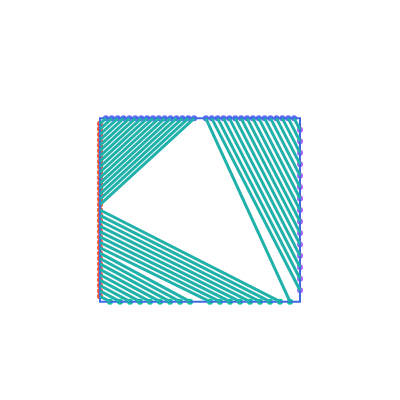
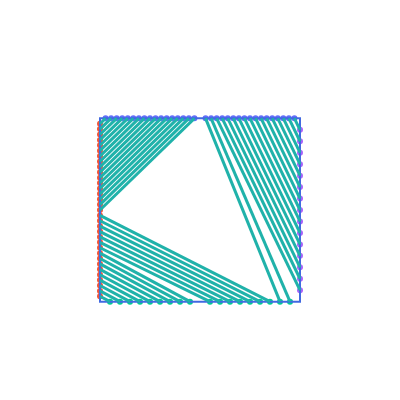

The cell these charts' notebook holds for them, in order:
### Code cell
r = ri(10)
t = r + ri(10)
sqrs = [Square([t,t,t-r,r]), Square([t+1,t,t-r,r])]
print([cc(sqr) for sqr in sqrs])
for sqr in sqrs:
    sqr.graphic().show()

### Figure 1 — Plotly figure (JSON) as saved in the notebook; plotly's stock layout.template omitted (floating-point values rounded to 4 significant figures)
{"data": [{"mode": "markers", "type": "scatter", "x": [-9.412, -8.824, -8.235, -7.647, -7.059, -6.471, -5.882, -5.294, -4.706, -4.118, -3.529, -2.941, -2.353, -1.765, -1.176, -0.5882, 0.5882, 1.176, 1.765, 2.353, 2.941, 3.529, 4.118, 4.706, 5.294, 5.882, 6.471, 7.059, 7.647, 8.235, 8.824, 9.412], "y": [10, 10, 10, 10, 10, 10, 10, 10, 10, 10, 10, 10, 10, 10, 10, 10, 10, 10, 10, 10, 10, 10, 10, 10, 10, 10, 10, 10, 10, 10, 10, 10]}, {"mode": "markers", "type": "scatter", "x": [-10, -10, -10, -10, -10, -10, -10, -10, -10, -10, -10, -10, -10, -10, -10, -10, -10, -10, -10, -10, -10, -10, -10, -10, -10, -10, -10, -10, -10, -10, -10, -10, -10], "y": [9.412, 8.824, 8.235, 7.647, 7.059, 6.471, 5.882, 5.294, 4.706, 4.118, 3.529, 2.941, 2.353, 1.765, 1.176, 0.5882, 0, -0.5882, -1.176, -1.765, -2.353, -2.941, -3.529, -4.118, -4.706, -5.294, -5.882, -6.471, -7.059, -7.647, -8.235, -8.824, -9.412]}, {"mode": "markers", "type": "scatter", "x": [-9, -8, -7, -6, -5, -4, -3, -2, -1, 1, 2, 3, 4, 5, 6, 7, 8, 9], "y": [-10, -10, -10, -10, -10, -10, -10, -10, -10, -10, -10, -10, -10, -10, -10, -10, -10, -10]}, {"mode": "markers", "type": "scatter", "x": [10, 10, 10, 10, 10, 10, 10, 10, 10, 10, 10, 10, 10, 10, 10], "y": [-8.75, -7.5, -6.25, -5, -3.75, -2.5, -1.25, 0, 1.25, 2.5, 3.75, 5, 6.25, 7.5, 8.75]}], "layout": {"height": 400, "plot_bgcolor": "white", "shapes": [{"line": {"color": "RoyalBlue"}, "type": "rect", "x0": 10, "x1": -10, "y0": 10, "y1": -10}, {"line": {"color": "LightSeaGreen", "width": 3}, "type": "line", "x0": -9.412, "x1": -10, "y0": 10, "y1": 9.412}, {"line": {"color": "LightSeaGreen", "width": 3}, "type": "line", "x0": -8.824, "x1": -10, "y0": 10, "y1": 8.824}, {"line": {"color": "LightSeaGreen", "width": 3}, "type": "line", "x0": -8.235, "x1": -10, "y0": 10, "y1": 8.235}, {"line": {"color": "LightSeaGreen", "width": 3}, "type": "line", "x0": -7.647, "x1": -10, "y0": 10, "y1": 7.647}, {"line": {"color": "LightSeaGreen", "width": 3}, "type": "line", "x0": -7.059, "x1": -10, "y0": 10, "y1": 7.059}, {"line": {"color": "LightSeaGreen", "width": 3}, "type": "line", "x0": -6.471, "x1": -10, "y0": 10, "y1": 6.471}, {"line": {"color": "LightSeaGreen", "width": 3}, "type": "line", "x0": -5.882, "x1": -10, "y0": 10, "y1": 5.882}, {"line": {"color": "LightSeaGreen", "width": 3}, "type": "line", "x0": -5.294, "x1": -10, "y0": 10, "y1": 5.294}, {"line": {"color": "LightSeaGreen", "width": 3}, "type": "line", "x0": -4.706, "x1": -10, "y0": 10, "y1": 4.706}, {"line": {"color": "LightSeaGreen", "width": 3}, "type": "line", "x0": -4.118, "x1": -10, "y0": 10, "y1": 4.118}, {"line": {"color": "LightSeaGreen", "width": 3}, "type": "line", "x0": -3.529, "x1": -10, "y0": 10, "y1": 3.529}, {"line": {"color": "LightSeaGreen", "width": 3}, "type": "line", "x0": -2.941, "x1": -10, "y0": 10, "y1": 2.941}, {"line": {"color": "LightSeaGreen", "width": 3}, "type": "line", "x0": -2.353, "x1": -10, "y0": 10, "y1": 2.353}, {"line": {"color": "LightSeaGreen", "width": 3}, "type": "line", "x0": -1.765, "x1": -10, "y0": 10, "y1": 1.765}, {"line": {"color": "LightSeaGreen", "width": 3}, "type": "line", "x0": -1.176, "x1": -10, "y0": 10, "y1": 1.176}, {"line": {"color": "LightSeaGreen", "width": 3}, "type": "line", "x0": -0.5882, "x1": -10, "y0": 10, "y1": 0.5882}, {"line": {"color": "LightSeaGreen", "width": 3}, "type": "line", "x0": -10, "x1": -9, "y0": -9.412, "y1": -10}, {"line": {"color": "LightSeaGreen", "width": 3}, "type": "line", "x0": -10, "x1": -8, "y0": -8.824, "y1": -10}, {"line": {"color": "LightSeaGreen", "width": 3}, "type": "line", "x0": -10, "x1": -7, "y0": -8.235, "y1": -10}, {"line": {"color": "LightSeaGreen", "width": 3}, "type": "line", "x0": -10, "x1": -6, "y0": -7.647, "y1": -10}, {"line": {"color": "LightSeaGreen", "width": 3}, "type": "line", "x0": -10, "x1": -5, "y0": -7.059, "y1": -10}, {"line": {"color": "LightSeaGreen", "width": 3}, "type": "line", "x0": -10, "x1": -4, "y0": -6.471, "y1": -10}, {"line": {"color": "LightSeaGreen", "width": 3}, "type": "line", "x0": -10, "x1": -3, "y0": -5.882, "y1": -10}, {"line": {"color": "LightSeaGreen", "width": 3}, "type": "line", "x0": -10, "x1": -2, "y0": -5.294, "y1": -10}, {"line": {"color": "LightSeaGreen", "width": 3}, "type": "line", "x0": -10, "x1": -1, "y0": -4.706, "y1": -10}, {"line": {"color": "LightSeaGreen", "width": 3}, "type": "line", "x0": -10, "x1": 1, "y0": -4.118, "y1": -10}, {"line": {"color": "LightSeaGreen", "width": 3}, "type": "line", "x0": -10, "x1": 2, "y0": -3.529, "y1": -10}, {"line": {"color": "LightSeaGreen", "width": 3}, "type": "line", "x0": -10, "x1": 3, "y0": -2.941, "y1": -10}, {"line": {"color": "LightSeaGreen", "width": 3}, "type": "line", "x0": -10, "x1": 4, "y0": -2.353, "y1": -10}, {"line": {"color": "LightSeaGreen", "width": 3}, "type": "line", "x0": -10, "x1": 5, "y0": -1.765, "y1": -10}, {"line": {"color": "LightSeaGreen", "width": 3}, "type": "line", "x0": -10, "x1": 6, "y0": -1.176, "y1": -10}, {"line": {"color": "LightSeaGreen", "width": 3}, "type": "line", "x0": -10, "x1": 7, "y0": -0.5882, "y1": -10}, {"line": {"color": "LightSeaGreen", "width": 3}, "type": "line", "x0": -10, "x1": 8, "y0": 0, "y1": -10}, {"line": {"color": "LightSeaGreen", "width": 3}, "type": "line", "x0": 0.5882, "x1": 9, "y0": 10, "y1": -10}, {"line": {"color": "LightSeaGreen", "width": 3}, "type": "line", "x0": 1.176, "x1": 10, "y0": 10, "y1": -8.75}, {"line": {"color": "LightSeaGreen", "width": 3}, "type": "line", "x0": 1.765, "x1": 10, "y0": 10, "y1": -7.5}, {"line": {"color": "LightSeaGreen", "width": 3}, "type": "line", "x0": 2.353, "x1": 10, "y0": 10, "y1": -6.25}, {"line": {"color": "LightSeaGreen", "width": 3}, "type": "line", "x0": 2.941, "x1": 10, "y0": 10, "y1": -5}, {"line": {"color": "LightSeaGreen", "width": 3}, "type": "line", "x0": 3.529, "x1": 10, "y0": 10, "y1": -3.75}, {"line": {"color": "LightSeaGreen", "width": 3}, "type": "line", "x0": 4.118, "x1": 10, "y0": 10, "y1": -2.5}, {"line": {"color": "LightSeaGreen", "width": 3}, "type": "line", "x0": 4.706, "x1": 10, "y0": 10, "y1": -1.25}, {"line": {"color": "LightSeaGreen", "width": 3}, "type": "line", "x0": 5.294, "x1": 10, "y0": 10, "y1": 0}, {"line": {"color": "LightSeaGreen", "width": 3}, "type": "line", "x0": 5.882, "x1": 10, "y0": 10, "y1": 1.25}, {"line": {"color": "LightSeaGreen", "width": 3}, "type": "line", "x0": 6.471, "x1": 10, "y0": 10, "y1": 2.5}, {"line": {"color": "LightSeaGreen", "width": 3}, "type": "line", "x0": 7.059, "x1": 10, "y0": 10, "y1": 3.75}, {"line": {"color": "LightSeaGreen", "width": 3}, "type": "line", "x0": 7.647, "x1": 10, "y0": 10, "y1": 5}, {"line": {"color": "LightSeaGreen", "width": 3}, "type": "line", "x0": 8.235, "x1": 10, "y0": 10, "y1": 6.25}, {"line": {"color": "LightSeaGreen", "width": 3}, "type": "line", "x0": 8.824, "x1": 10, "y0": 10, "y1": 7.5}, {"line": {"color": "LightSeaGreen", "width": 3}, "type": "line", "x0": 9.412, "x1": 10, "y0": 10, "y1": 8.75}], "showlegend": false, "width": 400, "xaxis": {"range": [-12, 12], "showgrid": false, "showticklabels": false, "type": "linear", "zeroline": false}, "yaxis": {"range": [-12, 12], "showgrid": false, "showticklabels": false, "type": "linear", "zeroline": false}}}

### Figure 2 — Plotly figure (JSON) as saved in the notebook; plotly's stock layout.template omitted (floating-point values rounded to 4 significant figures)
{"data": [{"mode": "markers", "type": "scatter", "x": [-9.444, -8.889, -8.333, -7.778, -7.222, -6.667, -6.111, -5.556, -5, -4.444, -3.889, -3.333, -2.778, -2.222, -1.667, -1.111, -0.5556, 0.5556, 1.111, 1.667, 2.222, 2.778, 3.333, 3.889, 4.444, 5, 5.556, 6.111, 6.667, 7.222, 7.778, 8.333, 8.889, 9.444], "y": [10, 10, 10, 10, 10, 10, 10, 10, 10, 10, 10, 10, 10, 10, 10, 10, 10, 10, 10, 10, 10, 10, 10, 10, 10, 10, 10, 10, 10, 10, 10, 10, 10, 10]}, {"mode": "markers", "type": "scatter", "x": [-10, -10, -10, -10, -10, -10, -10, -10, -10, -10, -10, -10, -10, -10, -10, -10, -10, -10, -10, -10, -10, -10, -10, -10, -10, -10, -10, -10, -10, -10, -10, -10, -10], "y": [9.412, 8.824, 8.235, 7.647, 7.059, 6.471, 5.882, 5.294, 4.706, 4.118, 3.529, 2.941, 2.353, 1.765, 1.176, 0.5882, 0, -0.5882, -1.176, -1.765, -2.353, -2.941, -3.529, -4.118, -4.706, -5.294, -5.882, -6.471, -7.059, -7.647, -8.235, -8.824, -9.412]}, {"mode": "markers", "type": "scatter", "x": [-9, -8, -7, -6, -5, -4, -3, -2, -1, 1, 2, 3, 4, 5, 6, 7, 8, 9], "y": [-10, -10, -10, -10, -10, -10, -10, -10, -10, -10, -10, -10, -10, -10, -10, -10, -10, -10]}, {"mode": "markers", "type": "scatter", "x": [10, 10, 10, 10, 10, 10, 10, 10, 10, 10, 10, 10, 10, 10, 10], "y": [-8.75, -7.5, -6.25, -5, -3.75, -2.5, -1.25, 0, 1.25, 2.5, 3.75, 5, 6.25, 7.5, 8.75]}], "layout": {"height": 400, "plot_bgcolor": "white", "shapes": [{"line": {"color": "RoyalBlue"}, "type": "rect", "x0": 10, "x1": -10, "y0": 10, "y1": -10}, {"line": {"color": "LightSeaGreen", "width": 3}, "type": "line", "x0": -9.444, "x1": -10, "y0": 10, "y1": 9.412}, {"line": {"color": "LightSeaGreen", "width": 3}, "type": "line", "x0": -8.889, "x1": -10, "y0": 10, "y1": 8.824}, {"line": {"color": "LightSeaGreen", "width": 3}, "type": "line", "x0": -8.333, "x1": -10, "y0": 10, "y1": 8.235}, {"line": {"color": "LightSeaGreen", "width": 3}, "type": "line", "x0": -7.778, "x1": -10, "y0": 10, "y1": 7.647}, {"line": {"color": "LightSeaGreen", "width": 3}, "type": "line", "x0": -7.222, "x1": -10, "y0": 10, "y1": 7.059}, {"line": {"color": "LightSeaGreen", "width": 3}, "type": "line", "x0": -6.667, "x1": -10, "y0": 10, "y1": 6.471}, {"line": {"color": "LightSeaGreen", "width": 3}, "type": "line", "x0": -6.111, "x1": -10, "y0": 10, "y1": 5.882}, {"line": {"color": "LightSeaGreen", "width": 3}, "type": "line", "x0": -5.556, "x1": -10, "y0": 10, "y1": 5.294}, {"line": {"color": "LightSeaGreen", "width": 3}, "type": "line", "x0": -5, "x1": -10, "y0": 10, "y1": 4.706}, {"line": {"color": "LightSeaGreen", "width": 3}, "type": "line", "x0": -4.444, "x1": -10, "y0": 10, "y1": 4.118}, {"line": {"color": "LightSeaGreen", "width": 3}, "type": "line", "x0": -3.889, "x1": -10, "y0": 10, "y1": 3.529}, {"line": {"color": "LightSeaGreen", "width": 3}, "type": "line", "x0": -3.333, "x1": -10, "y0": 10, "y1": 2.941}, {"line": {"color": "LightSeaGreen", "width": 3}, "type": "line", "x0": -2.778, "x1": -10, "y0": 10, "y1": 2.353}, {"line": {"color": "LightSeaGreen", "width": 3}, "type": "line", "x0": -2.222, "x1": -10, "y0": 10, "y1": 1.765}, {"line": {"color": "LightSeaGreen", "width": 3}, "type": "line", "x0": -1.667, "x1": -10, "y0": 10, "y1": 1.176}, {"line": {"color": "LightSeaGreen", "width": 3}, "type": "line", "x0": -1.111, "x1": -10, "y0": 10, "y1": 0.5882}, {"line": {"color": "LightSeaGreen", "width": 3}, "type": "line", "x0": -0.5556, "x1": -10, "y0": 10, "y1": 0}, {"line": {"color": "LightSeaGreen", "width": 3}, "type": "line", "x0": -10, "x1": -9, "y0": -9.412, "y1": -10}, {"line": {"color": "LightSeaGreen", "width": 3}, "type": "line", "x0": -10, "x1": -8, "y0": -8.824, "y1": -10}, {"line": {"color": "LightSeaGreen", "width": 3}, "type": "line", "x0": -10, "x1": -7, "y0": -8.235, "y1": -10}, {"line": {"color": "LightSeaGreen", "width": 3}, "type": "line", "x0": -10, "x1": -6, "y0": -7.647, "y1": -10}, {"line": {"color": "LightSeaGreen", "width": 3}, "type": "line", "x0": -10, "x1": -5, "y0": -7.059, "y1": -10}, {"line": {"color": "LightSeaGreen", "width": 3}, "type": "line", "x0": -10, "x1": -4, "y0": -6.471, "y1": -10}, {"line": {"color": "LightSeaGreen", "width": 3}, "type": "line", "x0": -10, "x1": -3, "y0": -5.882, "y1": -10}, {"line": {"color": "LightSeaGreen", "width": 3}, "type": "line", "x0": -10, "x1": -2, "y0": -5.294, "y1": -10}, {"line": {"color": "LightSeaGreen", "width": 3}, "type": "line", "x0": -10, "x1": -1, "y0": -4.706, "y1": -10}, {"line": {"color": "LightSeaGreen", "width": 3}, "type": "line", "x0": -10, "x1": 1, "y0": -4.118, "y1": -10}, {"line": {"color": "LightSeaGreen", "width": 3}, "type": "line", "x0": -10, "x1": 2, "y0": -3.529, "y1": -10}, {"line": {"color": "LightSeaGreen", "width": 3}, "type": "line", "x0": -10, "x1": 3, "y0": -2.941, "y1": -10}, {"line": {"color": "LightSeaGreen", "width": 3}, "type": "line", "x0": -10, "x1": 4, "y0": -2.353, "y1": -10}, {"line": {"color": "LightSeaGreen", "width": 3}, "type": "line", "x0": -10, "x1": 5, "y0": -1.765, "y1": -10}, {"line": {"color": "LightSeaGreen", "width": 3}, "type": "line", "x0": -10, "x1": 6, "y0": -1.176, "y1": -10}, {"line": {"color": "LightSeaGreen", "width": 3}, "type": "line", "x0": -10, "x1": 7, "y0": -0.5882, "y1": -10}, {"line": {"color": "LightSeaGreen", "width": 3}, "type": "line", "x0": 0.5556, "x1": 8, "y0": 10, "y1": -10}, {"line": {"color": "LightSeaGreen", "width": 3}, "type": "line", "x0": 1.111, "x1": 9, "y0": 10, "y1": -10}, {"line": {"color": "LightSeaGreen", "width": 3}, "type": "line", "x0": 1.667, "x1": 10, "y0": 10, "y1": -8.75}, {"line": {"color": "LightSeaGreen", "width": 3}, "type": "line", "x0": 2.222, "x1": 10, "y0": 10, "y1": -7.5}, {"line": {"color": "LightSeaGreen", "width": 3}, "type": "line", "x0": 2.778, "x1": 10, "y0": 10, "y1": -6.25}, {"line": {"color": "LightSeaGreen", "width": 3}, "type": "line", "x0": 3.333, "x1": 10, "y0": 10, "y1": -5}, {"line": {"color": "LightSeaGreen", "width": 3}, "type": "line", "x0": 3.889, "x1": 10, "y0": 10, "y1": -3.75}, {"line": {"color": "LightSeaGreen", "width": 3}, "type": "line", "x0": 4.444, "x1": 10, "y0": 10, "y1": -2.5}, {"line": {"color": "LightSeaGreen", "width": 3}, "type": "line", "x0": 5, "x1": 10, "y0": 10, "y1": -1.25}, {"line": {"color": "LightSeaGreen", "width": 3}, "type": "line", "x0": 5.556, "x1": 10, "y0": 10, "y1": 0}, {"line": {"color": "LightSeaGreen", "width": 3}, "type": "line", "x0": 6.111, "x1": 10, "y0": 10, "y1": 1.25}, {"line": {"color": "LightSeaGreen", "width": 3}, "type": "line", "x0": 6.667, "x1": 10, "y0": 10, "y1": 2.5}, {"line": {"color": "LightSeaGreen", "width": 3}, "type": "line", "x0": 7.222, "x1": 10, "y0": 10, "y1": 3.75}, {"line": {"color": "LightSeaGreen", "width": 3}, "type": "line", "x0": 7.778, "x1": 10, "y0": 10, "y1": 5}, {"line": {"color": "LightSeaGreen", "width": 3}, "type": "line", "x0": 8.333, "x1": 10, "y0": 10, "y1": 6.25}, {"line": {"color": "LightSeaGreen", "width": 3}, "type": "line", "x0": 8.889, "x1": 10, "y0": 10, "y1": 7.5}, {"line": {"color": "LightSeaGreen", "width": 3}, "type": "line", "x0": 9.444, "x1": 10, "y0": 10, "y1": 8.75}], "showlegend": false, "width": 400, "xaxis": {"range": [-12, 12], "showgrid": false, "showticklabels": false, "type": "linear", "zeroline": false}, "yaxis": {"range": [-12, 12], "showgrid": false, "showticklabels": false, "type": "linear", "zeroline": false}}}
